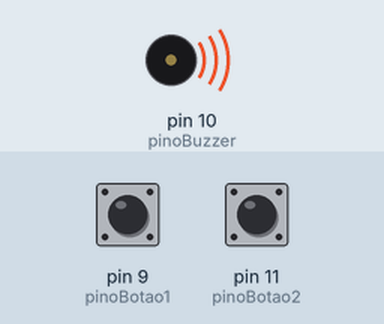
Recording of a sketch running on a simulated Arduino Uno, built with avr-gcc and run on an emulated ATmega328P. Parts: buzzer (waves = sounding). The test bench sets the inputs (shaded band); at power-on: pin 9 (pinoBotao1) HIGH, pin 11 (pinoBotao2) HIGH.

Above: at 0.5 s.
Timing chart, 0 to 4.6 s (numbered marks = the images above):
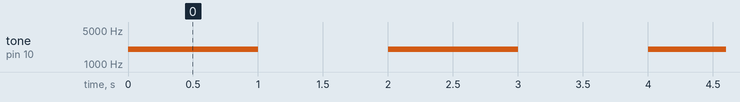

Measured:
- by itself, tone on pin 10 (pinoBuzzer): alternates 2000 Hz for 1.0 s and silent for 1.0 s

The sketch:

Arduino_fazendoBarulho.ino
```cpp
int freq = 2000;

const int pinoBuzzer = 10;  //buzzer
const int pinoBotao1 = 9;   //
const int pinoBotao2 = 11;

void setup() {
  // put your setup code here, to run once:
  pinMode(pinoBuzzer,OUTPUT);
  pinMode(pinoBotao1, INPUT_PULLUP);
  pinMode(pinoBotao2, INPUT_PULLUP);

}

void loop() {
  // put your main code here, to run repeatedly:
  if(digitalRead(pinoBotao1) == LOW) {
    freq = freq + 1000;
  }

  if(digitalRead(pinoBotao2) == LOW) {
    freq = freq - 1000;
  }

  tone(pinoBuzzer, freq);
  delay(1000);
  noTone(pinoBuzzer);
  delay(1000);
}
```
